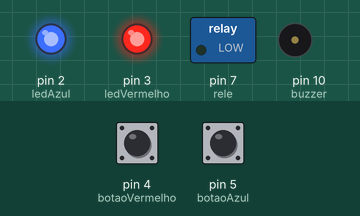
A sketch run on a simulated Arduino Uno, built with avr-gcc and run on an emulated ATmega328P. Parts: switched loads named in the sketch (green lamp = pin HIGH), output pins drawn as LEDs (lit = HIGH), buzzer (waves = sounding). Inputs (shaded band) come from the test bench; at power-on: pin 4 (botaoVermelho) HIGH, pin 5 (botaoAzul) HIGH.

Above: at 1.2 s.
1.3 s: pin 4 (botaoVermelho) pulled LOW for 3.2 s
At 3.1 s:
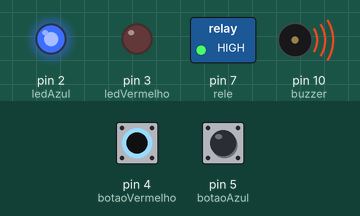
6.0 s: pin 5 (botaoAzul) pulled LOW for 0.15 s
At 7.8 s:
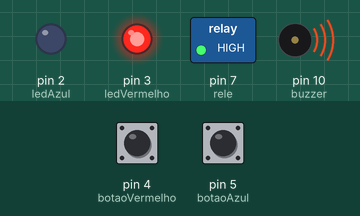
9.0 s: pin 5 (botaoAzul) pulled LOW for 1 s
At 11.11 s:
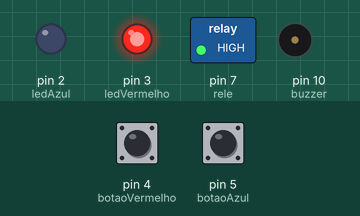
12.0 s: pin 5 (botaoAzul) pulled LOW for 3.2 s
At 17.27 s:
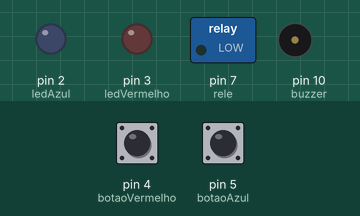
Timing chart, 0 to 17.7 s (numbered marks = the images above; inputs shaded):
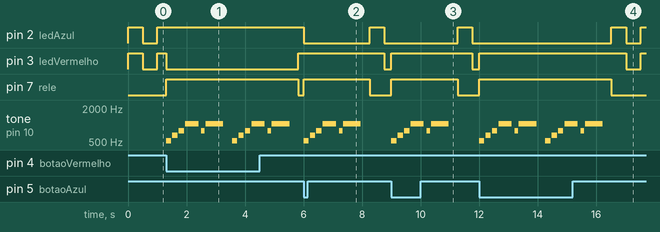

Measured:
- after the input at 1.3 s, pin 2 (ledAzul): stops changing and stays HIGH; pin 7 (rele): LOW → HIGH at once, → LOW 4.5 s later; tone on pin 10 (buzzer): plays 523 Hz for 0.18 s, 659 Hz for 0.18 s, 784 Hz for 0.18 s, 1047 Hz for 0.45 s, 784 Hz for 0.12 s, 1047 Hz for 0.60 s … (12 notes in this stretch), starting at once
- after the input at 6.0 s, pin 7 (rele): LOW → HIGH at once, → LOW 2.3 s later; tone on pin 10 (buzzer): plays 523 Hz for 0.18 s, 659 Hz for 0.18 s, 784 Hz for 0.18 s, 1047 Hz for 0.45 s, 784 Hz for 0.12 s, 1047 Hz for 0.60 s, starting at once
- after the input at 9.0 s, pin 7 (rele): LOW → HIGH at once, → LOW 2.3 s later; tone on pin 10 (buzzer): plays 523 Hz for 0.18 s, 659 Hz for 0.18 s, 784 Hz for 0.18 s, 1047 Hz for 0.45 s, 784 Hz for 0.12 s, 1047 Hz for 0.60 s, starting at once
- after the input at 12.0 s, pin 7 (rele): LOW → HIGH at once, → LOW 4.5 s later; tone on pin 10 (buzzer): plays 523 Hz for 0.18 s, 659 Hz for 0.18 s, 784 Hz for 0.18 s, 1047 Hz for 0.45 s, 784 Hz for 0.12 s, 1047 Hz for 0.60 s … (12 notes in this stretch), starting at once

The sketch:

codigo-fonte.ino
```cpp
// PASSA OU REPASSA
// FAÇA VOCÊ MESMO
// CRIADO POR LUCAS CARVALHO.

const int ledAzul = 2;
const int ledVermelho = 3;
const int botaoAzul = 5;
const int botaoVermelho = 4;
const int rele = 7;
const int buzzer = 10;

// Controle do jogo
bool jogoAtivo = true;

// Controle dos LEDs
unsigned long tempoInicio = 0;
bool estadoLeds = HIGH;

void setup() {

  pinMode(rele, OUTPUT);
  pinMode(buzzer, OUTPUT);

  pinMode(ledAzul, OUTPUT);
  pinMode(ledVermelho, OUTPUT);

  pinMode(botaoAzul, INPUT_PULLUP);
  pinMode(botaoVermelho, INPUT_PULLUP);

  // Estado inicial
  estadoLeds = HIGH;

  digitalWrite(ledAzul, estadoLeds);
  digitalWrite(ledVermelho, estadoLeds);

  digitalWrite(rele, LOW);

  // Garante buzzer desligado
  noTone(buzzer);
}

void loop() {

  if (jogoAtivo) {

    // ==========================================
    // BOTÃO AZUL
    // ==========================================
    if (digitalRead(botaoAzul) == LOW) {

      jogoAtivo = false;

      // Azul aceso
      digitalWrite(ledAzul, LOW);

      // Vermelho apagado
      digitalWrite(ledVermelho, HIGH);

      // Música de vitória + relé
      vitoria();

      // Rearma os LEDs sincronizados
      estadoLeds = HIGH;

      digitalWrite(ledAzul, estadoLeds);
      digitalWrite(ledVermelho, estadoLeds);

      tempoInicio = millis();

      jogoAtivo = true;
    }

    // ==========================================
    // BOTÃO VERMELHO
    // ==========================================
    else if (digitalRead(botaoVermelho) == LOW) {

      jogoAtivo = false;

      // Vermelho aceso
      digitalWrite(ledVermelho, LOW);

      // Azul apagado
      digitalWrite(ledAzul, HIGH);

      // Música de vitória + relé
      vitoria();

      // Rearma os LEDs sincronizados
      estadoLeds = HIGH;

      digitalWrite(ledAzul, estadoLeds);
      digitalWrite(ledVermelho, estadoLeds);

      tempoInicio = millis();

      jogoAtivo = true;
    }

    // ==========================================
    // PISCA OS DOIS LEDs JUNTOS
    // ==========================================

    unsigned long tempoAtual = millis();

    if (tempoAtual - tempoInicio >= 500) {

      tempoInicio = tempoAtual;

      estadoLeds = !estadoLeds;

      digitalWrite(ledAzul, estadoLeds);
      digitalWrite(ledVermelho, estadoLeds);
    }
  }
}


// ==========================================
// MÚSICA DE VITÓRIA
// ==========================================

void vitoria() {

  // Liga o relé
  digitalWrite(rele, HIGH);

  // ------------------------------------------
  // Melodia curta de vitória
  // DÓ - MI - SOL - DÓ
  // ------------------------------------------

  tone(buzzer, 523);  // Dó
  delay(180);
  noTone(buzzer);
  delay(40);

  tone(buzzer, 659);  // Mi
  delay(180);
  noTone(buzzer);
  delay(40);

  tone(buzzer, 784);  // Sol
  delay(180);
  noTone(buzzer);
  delay(40);

  tone(buzzer, 1047); // Dó agudo
  delay(450);
  noTone(buzzer);

  delay(100);

  // ------------------------------------------
  // Finalzinho de vitória
  // ------------------------------------------

  tone(buzzer, 784);  // Sol
  delay(120);
  noTone(buzzer);
  delay(30);

  tone(buzzer, 1047); // Dó agudo
  delay(600);
  noTone(buzzer);

  // Pequena pausa
  delay(300);

  // Desliga o relé
  digitalWrite(rele, LOW);
}
```
